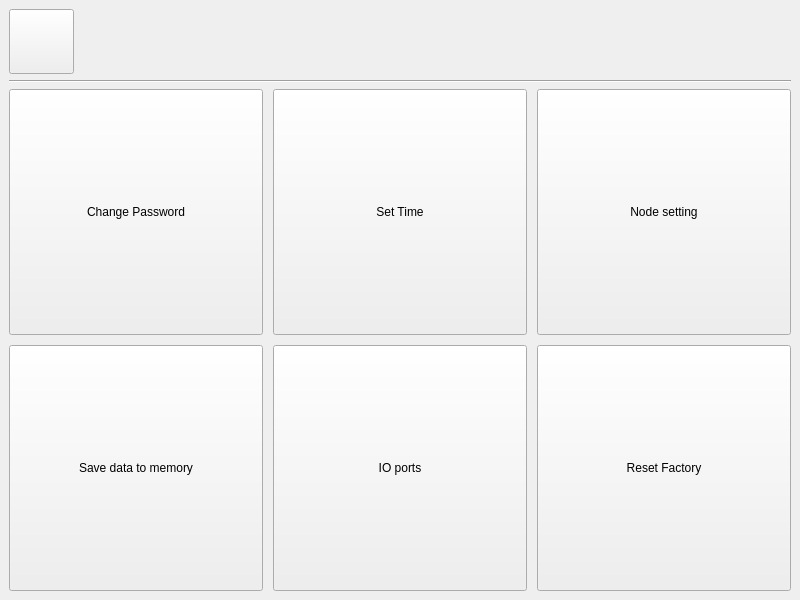
<?xml version="1.0" encoding="UTF-8"?>
<ui version="4.0">
 <class>SettingWindow</class>
 <widget class="QMainWindow" name="SettingWindow">
  <property name="geometry">
   <rect>
    <x>0</x>
    <y>0</y>
    <width>800</width>
    <height>600</height>
   </rect>
  </property>
  <property name="windowTitle">
   <string>MainWindow</string>
  </property>
  <widget class="QWidget" name="centralwidget">
   <layout class="QVBoxLayout" name="verticalLayout">
    <item>
     <widget class="QWidget" name="horizontalWidget" native="true">
      <property name="maximumSize">
       <size>
        <width>16777215</width>
        <height>65</height>
       </size>
      </property>
      <layout class="QHBoxLayout" name="horizontalLayout">
       <property name="leftMargin">
        <number>0</number>
       </property>
       <property name="topMargin">
        <number>0</number>
       </property>
       <property name="rightMargin">
        <number>0</number>
       </property>
       <property name="bottomMargin">
        <number>0</number>
       </property>
       <item>
        <widget class="QPushButton" name="btnBack">
         <property name="minimumSize">
          <size>
           <width>65</width>
           <height>65</height>
          </size>
         </property>
         <property name="maximumSize">
          <size>
           <width>65</width>
           <height>65</height>
          </size>
         </property>
         <property name="styleSheet">
          <string notr="true">image: url(:/back.png);
padding : 0px;</string>
         </property>
         <property name="text">
          <string/>
         </property>
        </widget>
       </item>
       <item>
        <spacer name="horizontalSpacer">
         <property name="orientation">
          <enum>Qt::Horizontal</enum>
         </property>
         <property name="sizeHint" stdset="0">
          <size>
           <width>40</width>
           <height>20</height>
          </size>
         </property>
        </spacer>
       </item>
       <item>
        <widget class="QLabel" name="label">
         <property name="minimumSize">
          <size>
           <width>65</width>
           <height>65</height>
          </size>
         </property>
         <property name="maximumSize">
          <size>
           <width>65</width>
           <height>65</height>
          </size>
         </property>
         <property name="styleSheet">
          <string notr="true">image: url(:/Setting.png);
padding : 0px;</string>
         </property>
         <property name="text">
          <string/>
         </property>
        </widget>
       </item>
      </layout>
     </widget>
    </item>
    <item>
     <widget class="Line" name="line">
      <property name="orientation">
       <enum>Qt::Horizontal</enum>
      </property>
     </widget>
    </item>
    <item>
     <layout class="QGridLayout" name="gridLayout">
      <property name="spacing">
       <number>10</number>
      </property>
      <item row="0" column="0">
       <widget class="QPushButton" name="pushButton">
        <property name="sizePolicy">
         <sizepolicy hsizetype="Minimum" vsizetype="Minimum">
          <horstretch>0</horstretch>
          <verstretch>0</verstretch>
         </sizepolicy>
        </property>
        <property name="text">
         <string>Change Password</string>
        </property>
       </widget>
      </item>
      <item row="1" column="0">
       <widget class="QPushButton" name="pushButton_2">
        <property name="sizePolicy">
         <sizepolicy hsizetype="Minimum" vsizetype="Minimum">
          <horstretch>0</horstretch>
          <verstretch>0</verstretch>
         </sizepolicy>
        </property>
        <property name="text">
         <string>Save data to memory</string>
        </property>
       </widget>
      </item>
      <item row="0" column="1">
       <widget class="QPushButton" name="pushButton_3">
        <property name="sizePolicy">
         <sizepolicy hsizetype="Minimum" vsizetype="Minimum">
          <horstretch>0</horstretch>
          <verstretch>0</verstretch>
         </sizepolicy>
        </property>
        <property name="text">
         <string>Set Time</string>
        </property>
       </widget>
      </item>
      <item row="0" column="2">
       <widget class="QPushButton" name="btnSettingNode">
        <property name="sizePolicy">
         <sizepolicy hsizetype="Minimum" vsizetype="Minimum">
          <horstretch>0</horstretch>
          <verstretch>0</verstretch>
         </sizepolicy>
        </property>
        <property name="text">
         <string>Node setting</string>
        </property>
       </widget>
      </item>
      <item row="1" column="1">
       <widget class="QPushButton" name="pushButtonPorts">
        <property name="sizePolicy">
         <sizepolicy hsizetype="Minimum" vsizetype="Minimum">
          <horstretch>0</horstretch>
          <verstretch>0</verstretch>
         </sizepolicy>
        </property>
        <property name="text">
         <string>IO ports</string>
        </property>
       </widget>
      </item>
      <item row="1" column="2">
       <widget class="QPushButton" name="pushButton_6">
        <property name="sizePolicy">
         <sizepolicy hsizetype="Minimum" vsizetype="Minimum">
          <horstretch>0</horstretch>
          <verstretch>0</verstretch>
         </sizepolicy>
        </property>
        <property name="text">
         <string>Reset Factory</string>
        </property>
       </widget>
      </item>
     </layout>
    </item>
   </layout>
  </widget>
 </widget>
 <resources/>
 <connections/>
</ui>
